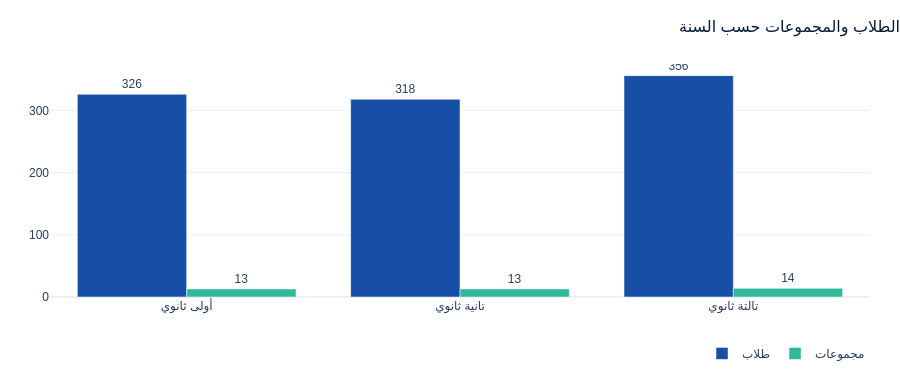

The code cell stored with this chart in its notebook:
### Markdown cell above
## نظرة عامة

### Code cell
show(1)

### Figure 1 — Plotly figure (JSON) as saved in the notebook; plotly's stock layout.template omitted (floating-point values rounded to 4 significant figures)
{"data": [{"marker": {"color": "#174EA6"}, "name": "طلاب", "text": ["326", "318", "356"], "textposition": "outside", "type": "bar", "x": ["أولى ثانوي", "تانية ثانوي", "تالتة ثانوي"], "y": [326, 318, 356]}, {"marker": {"color": "#2FB89A"}, "name": "مجموعات", "text": ["13", "13", "14"], "textposition": "outside", "type": "bar", "x": ["أولى ثانوي", "تانية ثانوي", "تالتة ثانوي"], "y": [13, 13, 14]}], "layout": {"colorway": ["#174EA6", "#2FB89A", "#E0A100", "#D64550", "#0D2A5E", "#00B8E6", "#8A97AB"], "font": {"family": "IBM Plex Sans Arabic, Tahoma, Arial, sans-serif", "size": 12}, "height": 380, "hoverlabel": {"font": {"family": "IBM Plex Sans Arabic, Tahoma, Arial, sans-serif"}}, "legend": {"orientation": "h", "x": 1, "xanchor": "right", "y": -0.18}, "margin": {"b": 50, "l": 50, "r": 30, "t": 64}, "showlegend": true, "title": {"font": {"color": "#071A3D", "size": 16}, "text": "الطلاب والمجموعات حسب السنة", "x": 1, "xanchor": "right"}}}
